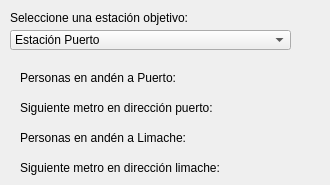
             <widget class="QWidget" name="widget_3" native="true">
              <widget class="QLabel" name="label_61">
               <property name="geometry">
                <rect>
                 <x>10</x>
                 <y>10</y>
                 <width>191</width>
                 <height>15</height>
                </rect>
               </property>
               <property name="maximumSize">
                <size>
                 <width>200</width>
                 <height>15</height>
                </size>
               </property>
               <property name="text">
                <string>Seleccione una estación objetivo:</string>
               </property>
              </widget>
              <widget class="QComboBox" name="comboBox_2">
               <property name="geometry">
                <rect>
                 <x>10</x>
                 <y>30</y>
                 <width>281</width>
                 <height>20</height>
                </rect>
               </property>
               <property name="sizePolicy">
                <sizepolicy hsizetype="Expanding" vsizetype="Fixed">
                 <horstretch>0</horstretch>
                 <verstretch>0</verstretch>
                </sizepolicy>
               </property>
               <property name="editable">
                <bool>false</bool>
               </property>
               <property name="insertPolicy">
                <enum>QComboBox::InsertPolicy::NoInsert</enum>
               </property>
               <item>
                <property name="text">
                 <string>Estación Puerto</string>
                </property>
               </item>
               <item>
                <property name="text">
                 <string>Estación Bellavista</string>
                </property>
               </item>
               <item>
                <property name="text">
                 <string>Estación Francia</string>
                </property>
               </item>
               <item>
                <property name="text">
                 <string>Estación Barón</string>
                </property>
               </item>
               <item>
                <property name="text">
                 <string>Estación Portales</string>
                </property>
               </item>
               <item>
                <property name="text">
                 <string>Estación Recreo</string>
                </property>
               </item>
               <item>
                <property name="text">
                 <string>Estación Miramar</string>
                </property>
               </item>
               <item>
                <property name="text">
                 <string>Estación Viña del Mar</string>
                </property>
               </item>
               <item>
                <property name="text">
                 <string>Estación Hospital</string>
                </property>
               </item>
               <item>
                <property name="text">
                 <string>Estación Chorrillos</string>
                </property>
               </item>
               <item>
                <property name="text">
                 <string>Estación El Salto</string>
                </property>
               </item>
               <item>
                <property name="text">
                 <string>Estación Quilpué</string>
                </property>
               </item>
               <item>
                <property name="text">
                 <string>Estación El Sol</string>
                </property>
               </item>
               <item>
                <property name="text">
                 <string>Estación El Belloto</string>
                </property>
               </item>
               <item>
                <property name="text">
                 <string>Estación Las Américas</string>
                </property>
               </item>
               <item>
                <property name="text">
                 <string>Estación La Concepción</string>
                </property>
               </item>
               <item>
                <property name="text">
                 <string>Estación Villa Alemana</string>
                </property>
               </item>
               <item>
                <property name="text">
                 <string>Estación Sargento Aldea</string>
                </property>
               </item>
               <item>
                <property name="text">
                 <string>Estación Peñablanca</string>
                </property>
               </item>
               <item>
                <property name="text">
                 <string>Estación Limache</string>
                </property>
               </item>
              </widget>
              <widget class="QLabel" name="label_andenpuerto">
               <property name="geometry">
                <rect>
                 <x>20</x>
                 <y>70</y>
                 <width>251</width>
                 <height>16</height>
                </rect>
               </property>
               <property name="text">
                <string>Personas en andén a Puerto:</string>
               </property>
              </widget>
              <widget class="QLabel" name="label_andenlimache">
               <property name="geometry">
                <rect>
                 <x>20</x>
                 <y>130</y>
                 <width>261</width>
                 <height>16</height>
                </rect>
               </property>
               <property name="text">
                <string>Personas en andén a Limache:</string>
               </property>
              </widget>
              <widget class="QLabel" name="label_siguientepuerto">
               <property name="geometry">
                <rect>
                 <x>20</x>
                 <y>100</y>
                 <width>301</width>
                 <height>16</height>
                </rect>
               </property>
               <property name="text">
                <string>Siguiente metro en dirección puerto:</string>
               </property>
              </widget>
              <widget class="QLabel" name="label_siguientelimache">
               <property name="geometry">
                <rect>
                 <x>20</x>
                 <y>160</y>
                 <width>291</width>
                 <height>16</height>
                </rect>
               </property>
               <property name="text">
                <string>Siguiente metro en dirección limache:</string>
               </property>
              </widget>
             </widget>
